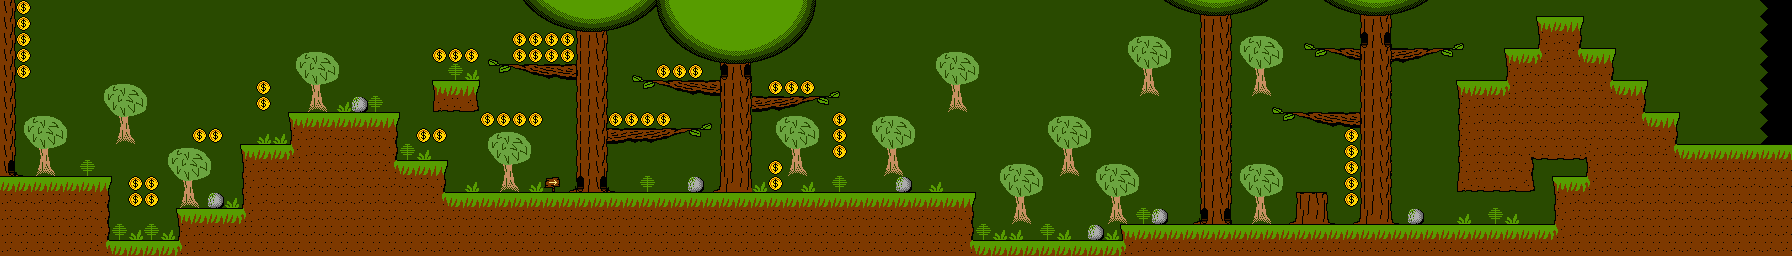

A 2D game scene composited from a Tiled map and its tileset images. What follows is a short description and the map's XML, with every tile layer's data as written:
An orthogonal 112x16 tile map with 16x16 px tiles, 1 tile layer (Tile Layer 1) and 3 objects (PlayerStart, LevelProperties, COLLECTABLE_1UP).

<map version="1.8" tiledversion="1.8.5" orientation="orthogonal" renderorder="right-down" width="112" height="16" tilewidth="16" tileheight="16" infinite="0" nextlayerid="3" nextobjectid="7">
 <editorsettings>
  <export target="../Forest1.json" format="json" />
 </editorsettings>
 <tileset firstgid="1" source="ForestTileset.tsx" />
 <layer id="1" name="Tile Layer 1" width="112" height="16">
  <data encoding="csv">
9,43,1,1,1,1,1,1,1,1,1,1,1,1,1,1,1,1,1,1,1,1,1,1,1,1,1,1,1,1,1,1,225,226,227,228,229,230,231,232,233,193,194,195,196,197,198,199,200,201,202,1,1,1,1,1,1,1,1,1,1,1,1,1,1,1,1,1,1,1,1,1,242,243,244,245,246,247,248,249,1,1,242,243,244,245,246,247,248,249,1,1,1,1,1,1,1,1,1,1,1,1,1,1,1,1,1,1,1,1,69,70,
9,43,1,1,1,1,1,1,1,1,1,1,1,1,1,1,1,1,1,1,1,1,1,1,1,1,1,1,1,1,1,1,1,242,243,244,245,246,247,248,249,209,210,211,212,213,214,215,216,217,218,1,1,1,1,1,1,1,1,1,1,1,1,1,1,1,1,1,1,1,1,1,1,1,1,8,9,1,1,1,1,1,1,1,1,8,9,1,1,1,1,1,1,1,1,1,2,3,4,1,1,1,1,1,1,1,1,1,1,1,69,70,
9,43,1,1,1,1,1,1,1,1,1,1,1,1,1,1,1,1,1,1,1,1,1,1,1,1,1,1,1,1,1,1,43,43,43,43,8,9,1,1,1,225,226,227,228,229,230,231,232,233,234,1,1,1,1,1,1,1,1,1,1,1,1,1,1,1,1,1,1,1,65,66,67,68,1,8,9,65,66,67,68,40,41,1,1,28,29,1,1,1,38,39,1,1,1,1,18,19,20,1,1,1,1,1,1,1,1,1,1,1,69,70,
9,43,1,1,1,1,1,1,1,1,1,1,1,1,1,1,1,1,65,66,67,68,1,1,1,1,1,43,43,43,40,41,43,43,43,43,8,9,1,1,1,1,242,243,244,245,246,247,248,249,1,1,1,1,1,1,1,1,65,66,67,68,1,1,1,1,1,1,1,1,81,82,83,84,1,8,9,81,82,83,84,56,57,58,59,62,49,51,52,53,54,55,1,1,2,3,5,19,6,3,4,1,1,1,1,1,1,1,1,1,69,70,
9,43,1,1,1,1,1,1,1,1,1,1,1,1,1,1,1,1,81,82,83,84,1,1,1,1,1,1,31,30,56,57,58,59,60,61,62,9,1,40,41,43,43,43,1,28,29,1,1,1,1,1,1,1,1,1,1,1,81,82,83,84,1,1,1,1,1,1,1,1,1,98,99,1,1,8,9,1,98,99,1,1,1,1,1,8,9,1,1,1,1,1,1,1,18,19,19,19,19,19,20,1,1,1,1,1,1,1,1,1,69,70,
9,1,1,1,1,1,65,66,67,68,1,1,1,1,1,1,43,1,1,98,99,1,1,1,1,1,1,2,3,4,1,1,1,1,1,1,8,9,1,56,57,58,59,60,61,62,49,1,43,43,43,38,39,1,1,1,1,1,1,98,99,1,1,1,1,1,1,1,1,1,1,114,115,1,1,8,9,1,114,115,1,1,1,1,1,8,49,1,1,1,1,2,3,3,5,19,19,19,19,19,6,3,4,1,1,1,1,1,1,1,69,70,
9,1,1,1,1,1,81,82,83,84,1,1,1,1,1,1,43,1,1,114,115,30,37,31,1,1,1,34,35,36,1,1,1,1,1,1,8,9,1,1,1,1,1,1,1,8,9,50,51,52,53,54,55,1,1,1,1,1,1,114,115,1,1,1,1,1,1,1,1,1,1,1,1,1,1,8,9,1,1,40,41,1,1,1,1,8,9,1,1,1,1,18,19,19,19,19,19,19,19,19,19,19,20,1,1,1,1,1,1,1,69,70,
9,65,66,67,68,1,1,98,99,1,1,1,1,1,1,1,1,1,2,3,3,3,3,3,4,1,1,1,1,1,43,43,43,43,1,1,8,9,43,43,43,43,1,38,39,8,9,1,65,66,67,68,43,1,65,66,67,68,1,1,1,1,1,1,1,65,66,67,68,1,1,1,1,1,1,8,49,1,1,56,57,58,59,60,61,62,9,1,1,1,1,18,19,19,19,19,19,19,19,19,19,19,6,3,4,1,1,1,1,1,69,70,
9,81,82,83,84,1,1,114,115,1,1,1,43,43,1,1,30,30,18,19,19,19,19,19,20,1,43,43,1,1,65,66,67,68,1,1,8,49,50,51,51,52,53,54,55,8,9,1,81,82,83,84,43,1,81,82,83,84,1,1,1,1,1,1,1,81,82,83,84,1,1,1,1,1,1,8,9,1,1,1,1,1,1,1,43,8,9,1,1,1,1,18,19,19,19,19,19,19,19,19,19,19,19,19,20,1,1,1,1,1,69,70,
9,1,98,99,1,1,1,1,1,1,65,66,67,68,1,2,3,3,5,19,19,19,19,19,20,31,30,1,1,1,81,82,83,84,1,1,8,9,1,1,1,1,1,1,1,8,9,1,1,98,99,1,43,1,1,98,99,1,1,1,1,1,1,1,1,1,98,99,1,1,1,1,1,1,1,8,9,1,1,1,1,1,1,1,43,8,9,1,1,1,1,18,19,19,19,22,35,35,35,21,19,19,19,19,6,3,3,3,3,3,3,3,
29,15,114,115,1,31,1,1,1,1,81,82,83,84,1,18,19,19,19,19,19,19,19,19,6,3,3,4,1,1,1,98,99,1,1,1,8,9,1,1,1,1,1,1,1,8,9,1,43,114,115,1,1,1,1,114,115,1,1,1,1,1,65,66,67,68,114,115,65,66,67,68,1,1,1,8,49,65,66,67,68,1,1,1,43,8,49,1,1,1,1,18,19,19,19,20,1,1,1,18,19,19,19,19,19,19,19,19,19,19,19,19,
3,3,3,3,3,3,4,1,43,43,1,98,99,1,1,18,19,19,19,19,19,19,19,19,19,19,19,20,1,30,1,114,115,30,27,23,28,29,26,1,31,1,1,37,23,24,25,30,43,1,30,1,31,1,1,1,37,1,30,1,1,1,81,82,83,84,1,1,81,82,83,84,1,1,1,8,9,81,82,83,84,1,1,1,43,8,9,1,1,1,1,34,35,35,35,36,1,2,3,5,19,19,19,19,19,19,19,19,19,19,19,19,
19,19,19,19,19,19,20,1,43,43,1,114,115,37,30,18,19,19,19,19,19,19,19,19,19,19,19,6,3,3,3,3,3,3,3,3,3,3,3,3,3,3,3,3,3,3,3,3,3,3,3,3,3,3,3,3,3,3,3,3,4,1,1,98,99,1,1,1,1,98,99,1,1,1,1,8,9,1,98,99,1,10,11,1,43,8,9,1,1,1,1,1,1,1,1,1,1,18,19,19,19,19,19,19,19,19,19,19,19,19,19,19,
19,19,19,19,19,19,20,1,1,1,1,2,3,3,3,5,19,19,19,19,19,19,19,19,19,19,19,19,19,19,19,19,19,19,19,19,19,19,19,19,19,19,19,19,19,19,19,19,19,19,19,19,19,19,19,19,19,19,19,19,20,1,1,114,115,1,1,1,1,114,115,31,37,1,23,28,29,1,114,115,23,24,25,26,23,24,25,26,37,1,1,30,1,31,30,1,1,18,19,19,19,19,19,19,19,19,19,19,19,19,19,19,
19,19,19,19,19,19,20,31,30,31,30,18,19,19,19,19,19,19,19,19,19,19,19,19,19,19,19,19,19,19,19,19,19,19,19,19,19,19,19,19,19,19,19,19,19,19,19,19,19,19,19,19,19,19,19,19,19,19,19,19,20,31,30,30,1,31,30,1,37,30,2,3,3,3,3,3,3,3,3,3,3,3,3,3,3,3,3,3,3,3,3,3,3,3,3,3,3,5,19,19,19,19,19,19,19,19,19,19,19,19,19,19,
19,19,19,19,19,19,6,3,3,3,3,5,19,19,19,19,19,19,19,19,19,19,19,19,19,19,19,19,19,19,19,19,19,19,19,19,19,19,19,19,19,19,19,19,19,19,19,19,19,19,19,19,19,19,19,19,19,19,19,19,6,3,3,3,3,3,3,3,3,3,5,19,19,19,19,19,19,19,19,19,19,19,19,19,19,19,19,19,19,19,19,19,19,19,19,19,19,19,19,19,19,19,19,19,19,19,19,19,19,19,19,19
</data>
 </layer>
 <objectgroup id="2" name="Objects">
  <object id="1" name="PlayerStart" x="32" y="160" width="16" height="16" />
  <object id="4" name="LevelProperties" x="0" y="0" width="16" height="16">
   <properties>
    <property name="Background" value="BG_Test" />
    <property name="Music" value="MUS_FOREST" />
    <property name="Palette" value="Pal_Forest" />
    <property name="Tileset" value="Tileset_Forest" />
   </properties>
  </object>
  <object id="6" name="COLLECTABLE_1UP" x="1568" y="160" width="16" height="16" />
 </objectgroup>
</map>
